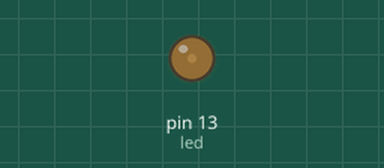
Recording of a sketch running on a simulated Arduino Uno, built with avr-gcc and run on an emulated ATmega328P. Shown: output pins drawn as LEDs (lit = HIGH).

Above: at 3.42 s.
At 18.46 s:
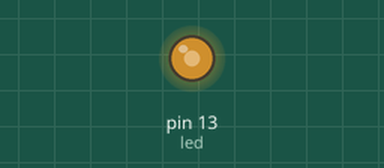
Timing chart, 0 to 40.0 s (numbered marks = the images above):
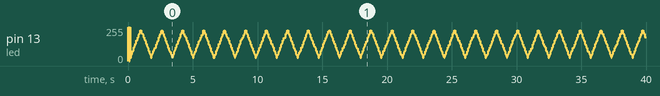

The sketch:

2022.03.24.ino
```cpp
//change resistance + LED

#define led 13
int count = 0;
int count_sec = 0;
int duty = 0;
bool mode = true;

void setup() {
  pinMode(led, OUTPUT);
}

void loop() {
  if(count == 10) {
    count = 0;
    digitalWrite(led, HIGH);
  }
  else if(count == duty) digitalWrite(led, LOW);

  if(count_sec == 100){
    count_sec = 0;

    if(mode){
      duty++;
      if(duty == 9) mode = false;
    }
    else{
      duty--;
      if(duty == 1) mode = true;
    }
  }

  count++;
  count_sec++;
  delay(1);
}
```
